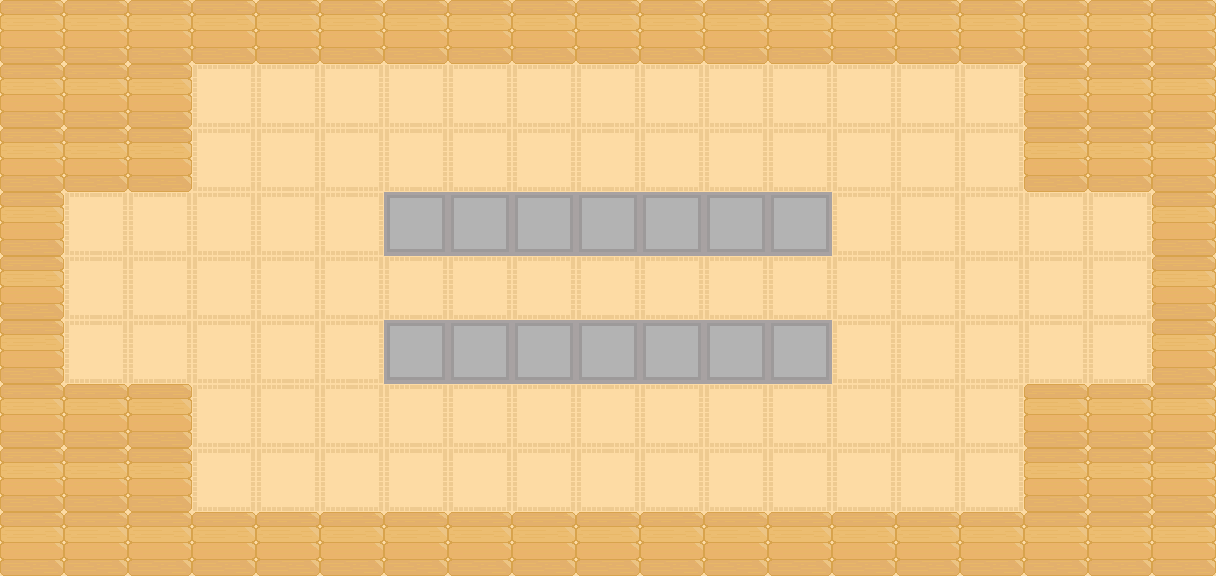

Below is a game level as drawn by its tile map, then a one-line description and the .tmx file that defines it, in full:
An orthogonal 19x9 tile map with 64x64 px tiles, 3 tile layers (floor, wall1, wall2), 3 tilesets.

<map version="1.10" tiledversion="1.11.0" orientation="orthogonal" renderorder="right-down" width="19" height="9" tilewidth="64" tileheight="64" infinite="0" nextlayerid="4" nextobjectid="1">
 <tileset firstgid="1" source="../floor.tsx" />
 <tileset firstgid="2" source="../wall.tsx" />
 <tileset firstgid="3" source="../images/game/background/wall2.tsx" />
 <layer id="1" name="floor" width="19" height="9">
  <data encoding="csv">
1,1,1,1,1,1,1,1,1,1,1,1,1,1,1,1,1,1,1,
1,1,1,1,1,1,1,1,1,1,1,1,1,1,1,1,1,1,1,
1,1,1,1,1,1,1,1,1,1,1,1,1,1,1,1,1,1,1,
1,1,1,1,1,1,1,1,1,1,1,1,1,1,1,1,1,1,1,
1,1,1,1,1,1,1,1,1,1,1,1,1,1,1,1,1,1,1,
1,1,1,1,1,1,1,1,1,1,1,1,1,1,1,1,1,1,1,
1,1,1,1,1,1,1,1,1,1,1,1,1,1,1,1,1,1,1,
1,1,1,1,1,1,1,1,1,1,1,1,1,1,1,1,1,1,1,
1,1,1,1,1,1,1,1,1,1,1,1,1,1,1,1,1,1,1
</data>
 </layer>
 <layer id="2" name="wall1" width="19" height="9">
  <data encoding="csv">
2,2,2,2,2,2,2,2,2,2,2,2,2,2,2,2,2,2,2,
2,2,2,0,0,0,0,0,0,0,0,0,0,0,0,0,2,2,2,
2,2,2,0,0,0,0,0,0,0,0,0,0,0,0,0,2,2,2,
2,0,0,0,0,0,0,0,0,0,0,0,0,0,0,0,0,0,2,
2,0,0,0,0,0,0,0,0,0,0,0,0,0,0,0,0,0,2,
2,0,0,0,0,0,0,0,0,0,0,0,0,0,0,0,0,0,2,
2,2,2,0,0,0,0,0,0,0,0,0,0,0,0,0,2,2,2,
2,2,2,0,0,0,0,0,0,0,0,0,0,0,0,0,2,2,2,
2,2,2,2,2,2,2,2,2,2,2,2,2,2,2,2,2,2,2
</data>
 </layer>
 <layer id="3" name="wall2" width="19" height="9">
  <data encoding="csv">
0,0,0,0,0,0,0,0,0,0,0,0,0,0,0,0,0,0,0,
0,0,0,0,0,0,0,0,0,0,0,0,0,0,0,0,0,0,0,
0,0,0,0,0,0,0,0,0,0,0,0,0,0,0,0,0,0,0,
0,0,0,0,0,0,3,3,3,3,3,3,3,0,0,0,0,0,0,
0,0,0,0,0,0,0,0,0,0,0,0,0,0,0,0,0,0,0,
0,0,0,0,0,0,3,3,3,3,3,3,3,0,0,0,0,0,0,
0,0,0,0,0,0,0,0,0,0,0,0,0,0,0,0,0,0,0,
0,0,0,0,0,0,0,0,0,0,0,0,0,0,0,0,0,0,0,
0,0,0,0,0,0,0,0,0,0,0,0,0,0,0,0,0,0,0
</data>
 </layer>
</map>
